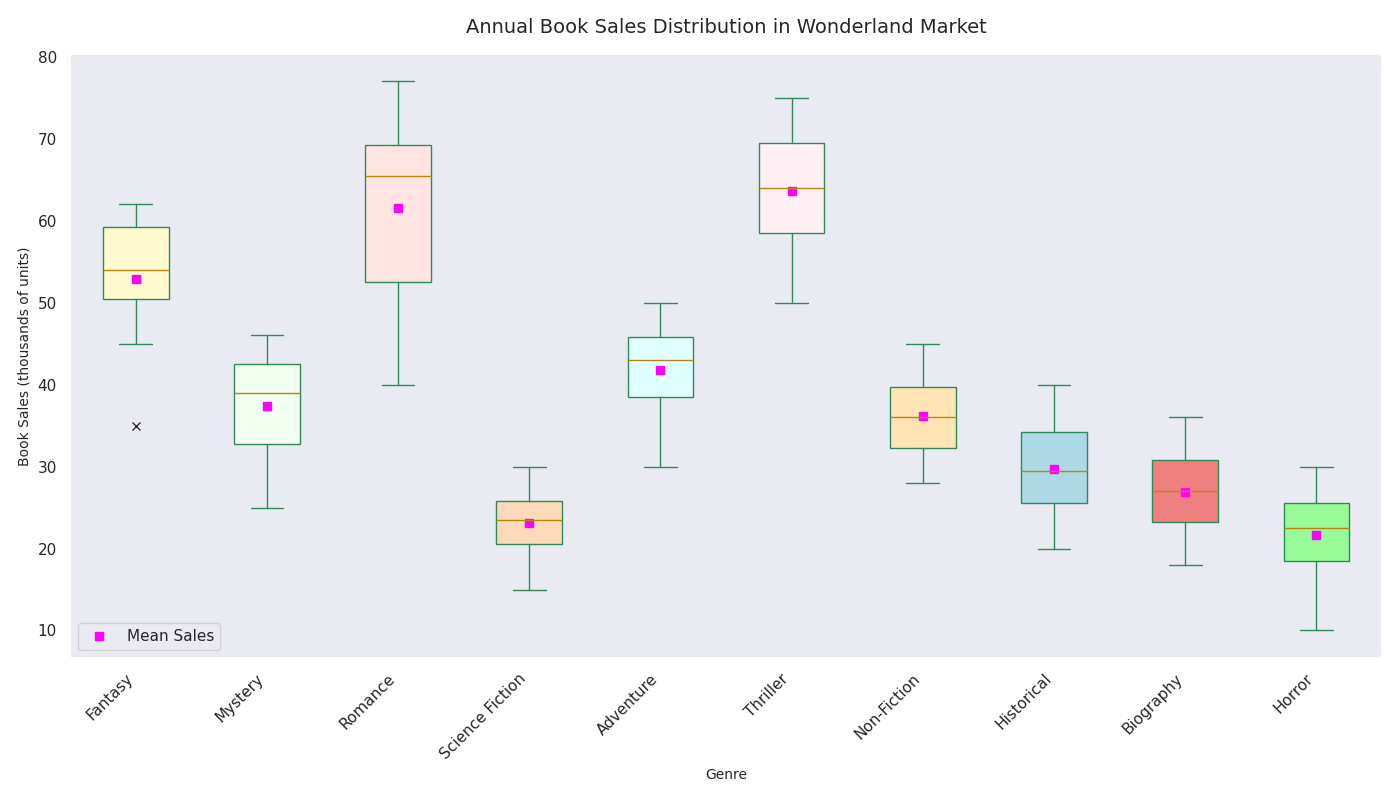

Generate this figure with Python:
import matplotlib.pyplot as plt
import numpy as np

genres = ['Fantasy', 'Mystery', 'Romance', 'Science Fiction', 'Adventure', 
          'Thriller', 'Non-Fiction', 'Historical', 'Biography', 'Horror']

sales_data = [
    [60, 50, 55, 45, 35, 57, 53, 62, 52, 60],
    [46, 30, 35, 25, 32, 44, 38, 41, 43, 40],
    [77, 45, 50, 70, 40, 67, 60, 66, 75, 65],
    [25, 20, 15, 22, 18, 26, 24, 28, 23, 30],
    [48, 35, 30, 50, 38, 45, 40, 42, 46, 44],
    [75, 50, 55, 65, 58, 72, 60, 63, 68, 70],
    [32, 45, 28, 30, 33, 40, 37, 35, 39, 43],
    [37, 22, 25, 27, 20, 35, 29, 30, 32, 40],
    [31, 20, 18, 24, 23, 36, 26, 28, 30, 33],
    [26, 15, 10, 22, 18, 28, 20, 23, 24, 30]
]

fig, ax = plt.subplots(figsize=(14, 8))

boxes = ax.boxplot(sales_data, patch_artist=True, notch=False, vert=True,
                   boxprops=dict(facecolor='lightgreen', color='seagreen', linestyle=':'),
                   capprops=dict(color='seagreen'),
                   whiskerprops=dict(color='seagreen'),
                   flierprops=dict(marker='x', color='red', alpha=0.8),
                   medianprops=dict(color='darkgoldenrod'),
                   positions=range(1, len(genres) + 1))

ax.set_title('Annual Book Sales Distribution in Wonderland Market', 
             fontsize=14, fontweight='normal', pad=15)
ax.set_xlabel('Genre', fontsize=10)
ax.set_ylabel('Book Sales (thousands of units)', fontsize=10)

ax.set_xticks(range(1, len(genres) + 1))
ax.set_xticklabels(genres, rotation=45, ha='right')

colors = ['lemonchiffon', 'honeydew', 'mistyrose', 'peachpuff', 'lightcyan', 
          'lavenderblush', 'moccasin', 'lightblue', 'lightcoral', 'palegreen']
for patch, color in zip(boxes['boxes'], colors):
    patch.set_facecolor(color)

ax.grid(False)

means = [np.mean(sales) for sales in sales_data]
ax.plot(range(1, len(genres) + 1), means, 's', color='magenta', label='Mean Sales')

ax.legend(loc='lower left')

plt.tight_layout()
plt.show()
